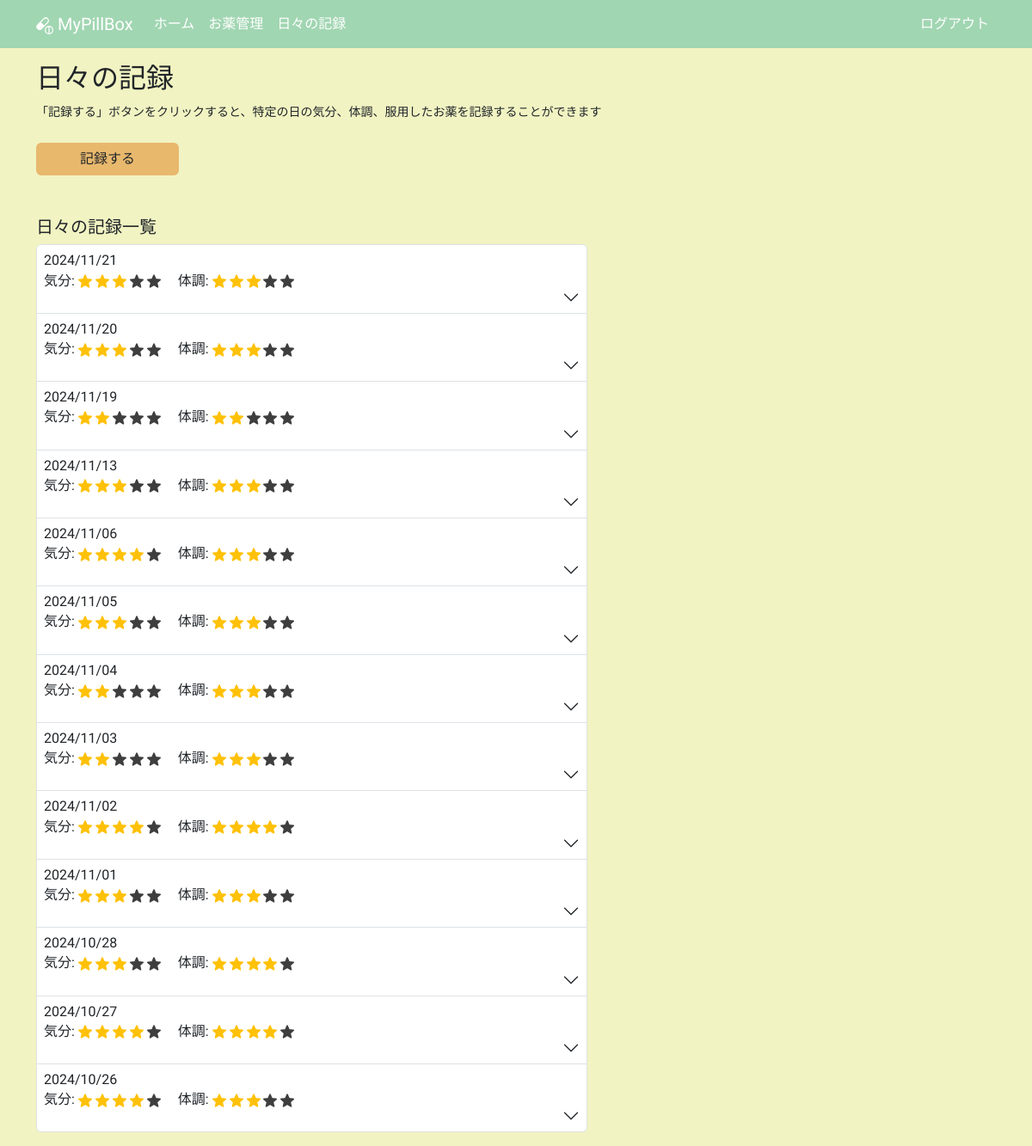
Screenshot of /daily_logs (signed in) with the database file from the repository.
### app/models.py (models this page shows, shortened)
class DailyLog(db.Model):
    __tablename__ = "daily_logs"
    id: so.Mapped[int] = so.mapped_column(primary_key=True)
    date: so.Mapped[datetime.date] = so.mapped_column(sa.Date)
    mood: so.Mapped[int]
    condition: so.Mapped[int]
    user_id: so.Mapped[int] = so.mapped_column(sa.ForeignKey(User.id))
    user: so.Mapped[User] = so.relationship(back_populates="daily_logs")
    daily_log_details: so.Mapped[list["DailyLogDetail"]] = so.relationship(
        cascade="all, delete-orphan", back_populates="daily_log"
    )

### app/routes.py (the view)
@app.route("/daily_logs")
@login_required
def daily_logs():
    title = "日々の記録"
    form = EmptyForm()
    query = (
        sa.select(DailyLog)
        .where(DailyLog.user == current_user)
        .order_by(DailyLog.date.desc())
    )
    daily_logs = db.session.scalars(query).all()
    for log in daily_logs:
        log.all_doses_zero = all(detail.dose == 0.0 for detail in log.daily_log_details)
    return render_template(
        "daily_logs.html", daily_logs=daily_logs, form=form, title=title
    )

### app/models.py (called while the page is built)
@login.user_loader
def load_user(id):
    return db.session.get(User, int(id))

### app/templates/daily_logs.html (shortened to what this page needs)
{% extends "base.html" %}
{% block content %}
  <div class="mb-4">
    <h2 class="mb-2">日々の記録</h2>
    <p>
      <small>「記録する」ボタンをクリックすると、特定の日の気分、体調、服用したお薬を記録することができます</small>
    </p>
  </div>
  <div class="row">
    <div class="col-5 col-lg-2 mb-5">
      <a href="{{ url_for('create_daily_log') }}" class="btn btn-custom w-100">記録する</a>
    </div>
  </div>
  <div class="row">
    <div class="col-12 col-lg-7 mb-3">
      <h5 class="mb-2">日々の記録一覧</h5>
      {% if not daily_logs %}
        <small class="text-secondary">記録はまだありません</small>
      {% else %}
        <div class="accordion" id="accordionDailyLog">
          {% for daily_log in daily_logs %}
            <div class="accordion-item">
              <h2 class="accordion-header">
                <button class="accordion-button collapsed d-flex flex-column align-items-start p-2"
                        type="button"
                        data-bs-toggle="collapse"
                        data-bs-target="#collapse{{ loop.index }}"
                        aria-expanded="false"
                        aria-controls="collapse{{ loop.index }}">
                  <span class="pb-1">{{ daily_log.date.strftime('%Y/%m/%d') }}</span>
                  <span>気分:
                    {% for i in range(0, daily_log.mood) %}
                      <img src="{{ url_for('static', filename='images/star_on.png') }}"
                           class="star-display rating-checked"
                           alt="star">
                    {% endfor %}
                    {% if daily_log.mood < 5 %}
                      {% for i in range(daily_log.mood, 5) %}
                        <img src="{{ url_for('static', filename='images/star_on.png') }}"
                             class="star-display"
                             alt="star">
                      {% endfor %}
                    {% endif %}
                    　体調:
                    {% for i in range(0, daily_log.condition) %}
                      <img src="{{ url_for('static', filename='images/star_on.png') }}"
                           class="star-display rating-checked"
                           alt="star">
                    {% endfor %}
                    {% if daily_log.condition < 5 %}
                      {% for i in range(daily_log.condition, 5) %}
                        <img src="{{ url_for('static', filename='images/star_on.png') }}"
                             class="star-display"
                             alt="star">
                      {% endfor %}
                    {% endif %}
                  </span>
                </button>
              </h2>
            </div>
          {% endfor %}
        </div>
      {% endif %}
    </div>
  </div>
{% endblock content %}

### app/templates/base.html (style rules this page uses)
body { background-color: #F1F3C2; font-family: "Zen Maru Gothic", sans-serif; font-weight: 500; font-style: normal; }
.btn-custom { background-color: #E8B86D; font-weight: 500; }
.rating-checked { filter: none!important; }
.star-display { width: 1em; height: 1em; filter: invert(99%) sepia(1%) saturate(0%) hue-rotate(161deg) brightness(101%) contrast(104%); }
.accordion-button { font-weight: 500!important; }

### rows the page displays
DailyLog: date "2024/11/21"
DailyLog: date "2024/11/20"
DailyLog: date "2024/11/19"
DailyLog: date "2024/11/13"
DailyLog: date "2024/11/06"
DailyLog: date "2024/11/05"
DailyLog: date "2024/11/04"
DailyLog: date "2024/11/03"
DailyLog: date "2024/11/02"
DailyLog: date "2024/11/01"
DailyLog: date "2024/10/28"
DailyLog: date "2024/10/27"
DailyLog: date "2024/10/26"
